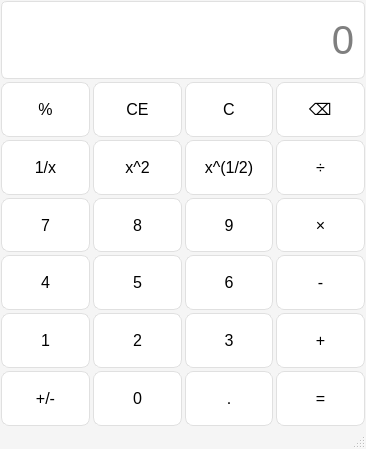
<?xml version="1.0" encoding="UTF-8"?>
<ui version="4.0">
 <class>MainWindow</class>
 <widget class="QMainWindow" name="MainWindow">
  <property name="geometry">
   <rect>
    <x>0</x>
    <y>0</y>
    <width>366</width>
    <height>449</height>
   </rect>
  </property>
  <property name="windowTitle">
   <string>计算器-华子龙-2023414300108</string>
  </property>
  <property name="styleSheet">
   <string notr="true">/* 主窗口背景 */
QMainWindow {
    background-color: #f5f5f5;
}

/* 显示框样式 */
QLineEdit {
    background-color: #ffffff;
    border: 1px solid #e0e0e0;
    border-radius: 6px;
    padding: 8px;
    font-size: 40px;
    min-height: 60px;
}

/* 按钮通用样式 - 调整内边距（上下小、左右大） */
QPushButton {
    background-color: #ffffff;
    border: 1px solid #e0e0e0;
    border-radius: 8px;
    padding: 2px 6px;  /* 上下内边距4px（变小），左右内边距16px（变大） */
    font-size: 16px;
    min-height: 40px;
    min-width: 25px;
}

/* 按钮 hover 效果 */
QPushButton:hover {
    background-color: #f0f0f0;
}

/* 按钮按下效果 */
QPushButton:pressed {
    background-color: #e0e0e0;
}

QPushButton[text=&quot;=&quot;] {
    background-color: #2196f3;
    color: white;
    font-weight: bold;
}

QPushButton[text=&quot;=&quot;]:hover {
    background-color: #1976d2;
}

QPushButton[text=&quot;=&quot;]:pressed {
    background-color: #0d47a1;
}</string>
  </property>
  <widget class="QWidget" name="centralwidget">
   <property name="sizePolicy">
    <sizepolicy hsizetype="Minimum" vsizetype="Minimum">
     <horstretch>0</horstretch>
     <verstretch>0</verstretch>
    </sizepolicy>
   </property>
   <layout class="QVBoxLayout" name="verticalLayout">
    <property name="spacing">
     <number>3</number>
    </property>
    <property name="leftMargin">
     <number>1</number>
    </property>
    <property name="topMargin">
     <number>1</number>
    </property>
    <property name="rightMargin">
     <number>1</number>
    </property>
    <property name="bottomMargin">
     <number>1</number>
    </property>
    <item>
     <layout class="QGridLayout" name="gridLayout">
      <item row="3" column="3">
       <widget class="QPushButton" name="btnMultiply">
        <property name="sizePolicy">
         <sizepolicy hsizetype="Minimum" vsizetype="Minimum">
          <horstretch>0</horstretch>
          <verstretch>0</verstretch>
         </sizepolicy>
        </property>
        <property name="text">
         <string>×</string>
        </property>
       </widget>
      </item>
      <item row="6" column="0">
       <widget class="QPushButton" name="btnSign">
        <property name="sizePolicy">
         <sizepolicy hsizetype="Minimum" vsizetype="Minimum">
          <horstretch>0</horstretch>
          <verstretch>0</verstretch>
         </sizepolicy>
        </property>
        <property name="text">
         <string>+/-</string>
        </property>
       </widget>
      </item>
      <item row="5" column="1">
       <widget class="QPushButton" name="btnNum2">
        <property name="sizePolicy">
         <sizepolicy hsizetype="Minimum" vsizetype="Minimum">
          <horstretch>0</horstretch>
          <verstretch>0</verstretch>
         </sizepolicy>
        </property>
        <property name="text">
         <string>2</string>
        </property>
       </widget>
      </item>
      <item row="4" column="2">
       <widget class="QPushButton" name="btnNum6">
        <property name="sizePolicy">
         <sizepolicy hsizetype="Minimum" vsizetype="Minimum">
          <horstretch>0</horstretch>
          <verstretch>0</verstretch>
         </sizepolicy>
        </property>
        <property name="text">
         <string>6</string>
        </property>
       </widget>
      </item>
      <item row="1" column="2">
       <widget class="QPushButton" name="btnClear">
        <property name="sizePolicy">
         <sizepolicy hsizetype="Minimum" vsizetype="Minimum">
          <horstretch>0</horstretch>
          <verstretch>0</verstretch>
         </sizepolicy>
        </property>
        <property name="text">
         <string>C</string>
        </property>
       </widget>
      </item>
      <item row="3" column="2">
       <widget class="QPushButton" name="btnNum9">
        <property name="sizePolicy">
         <sizepolicy hsizetype="Minimum" vsizetype="Minimum">
          <horstretch>0</horstretch>
          <verstretch>0</verstretch>
         </sizepolicy>
        </property>
        <property name="text">
         <string>9</string>
        </property>
       </widget>
      </item>
      <item row="2" column="3">
       <widget class="QPushButton" name="btnDivide">
        <property name="sizePolicy">
         <sizepolicy hsizetype="Minimum" vsizetype="Minimum">
          <horstretch>0</horstretch>
          <verstretch>0</verstretch>
         </sizepolicy>
        </property>
        <property name="text">
         <string>÷</string>
        </property>
       </widget>
      </item>
      <item row="5" column="2">
       <widget class="QPushButton" name="btnNum3">
        <property name="sizePolicy">
         <sizepolicy hsizetype="Minimum" vsizetype="Minimum">
          <horstretch>0</horstretch>
          <verstretch>0</verstretch>
         </sizepolicy>
        </property>
        <property name="text">
         <string>3</string>
        </property>
       </widget>
      </item>
      <item row="6" column="1">
       <widget class="QPushButton" name="btnNum0">
        <property name="sizePolicy">
         <sizepolicy hsizetype="Minimum" vsizetype="Minimum">
          <horstretch>0</horstretch>
          <verstretch>0</verstretch>
         </sizepolicy>
        </property>
        <property name="text">
         <string>0</string>
        </property>
       </widget>
      </item>
      <item row="1" column="3">
       <widget class="QPushButton" name="btnDel">
        <property name="sizePolicy">
         <sizepolicy hsizetype="Minimum" vsizetype="Minimum">
          <horstretch>0</horstretch>
          <verstretch>0</verstretch>
         </sizepolicy>
        </property>
        <property name="text">
         <string>⌫</string>
        </property>
       </widget>
      </item>
      <item row="5" column="0">
       <widget class="QPushButton" name="btnNum1">
        <property name="sizePolicy">
         <sizepolicy hsizetype="Minimum" vsizetype="Minimum">
          <horstretch>0</horstretch>
          <verstretch>0</verstretch>
         </sizepolicy>
        </property>
        <property name="text">
         <string>1</string>
        </property>
       </widget>
      </item>
      <item row="1" column="1">
       <widget class="QPushButton" name="btnClearAlll">
        <property name="sizePolicy">
         <sizepolicy hsizetype="Minimum" vsizetype="Minimum">
          <horstretch>0</horstretch>
          <verstretch>0</verstretch>
         </sizepolicy>
        </property>
        <property name="text">
         <string>CE</string>
        </property>
       </widget>
      </item>
      <item row="1" column="0">
       <widget class="QPushButton" name="btnPercentage">
        <property name="sizePolicy">
         <sizepolicy hsizetype="Minimum" vsizetype="Minimum">
          <horstretch>0</horstretch>
          <verstretch>0</verstretch>
         </sizepolicy>
        </property>
        <property name="text">
         <string>%</string>
        </property>
       </widget>
      </item>
      <item row="2" column="0">
       <widget class="QPushButton" name="btnInverse">
        <property name="sizePolicy">
         <sizepolicy hsizetype="Minimum" vsizetype="Minimum">
          <horstretch>0</horstretch>
          <verstretch>0</verstretch>
         </sizepolicy>
        </property>
        <property name="text">
         <string>1/x</string>
        </property>
       </widget>
      </item>
      <item row="4" column="1">
       <widget class="QPushButton" name="btnNum5">
        <property name="sizePolicy">
         <sizepolicy hsizetype="Minimum" vsizetype="Minimum">
          <horstretch>0</horstretch>
          <verstretch>0</verstretch>
         </sizepolicy>
        </property>
        <property name="text">
         <string>5</string>
        </property>
       </widget>
      </item>
      <item row="5" column="3">
       <widget class="QPushButton" name="btnPlus">
        <property name="sizePolicy">
         <sizepolicy hsizetype="Minimum" vsizetype="Minimum">
          <horstretch>0</horstretch>
          <verstretch>0</verstretch>
         </sizepolicy>
        </property>
        <property name="text">
         <string>+</string>
        </property>
       </widget>
      </item>
      <item row="6" column="2">
       <widget class="QPushButton" name="btnPriod">
        <property name="sizePolicy">
         <sizepolicy hsizetype="Minimum" vsizetype="Minimum">
          <horstretch>0</horstretch>
          <verstretch>0</verstretch>
         </sizepolicy>
        </property>
        <property name="text">
         <string>.</string>
        </property>
       </widget>
      </item>
      <item row="4" column="3">
       <widget class="QPushButton" name="btnMinus">
        <property name="sizePolicy">
         <sizepolicy hsizetype="Minimum" vsizetype="Minimum">
          <horstretch>0</horstretch>
          <verstretch>0</verstretch>
         </sizepolicy>
        </property>
        <property name="text">
         <string>-</string>
        </property>
       </widget>
      </item>
      <item row="3" column="0">
       <widget class="QPushButton" name="btnNum7">
        <property name="sizePolicy">
         <sizepolicy hsizetype="Minimum" vsizetype="Minimum">
          <horstretch>0</horstretch>
          <verstretch>0</verstretch>
         </sizepolicy>
        </property>
        <property name="text">
         <string>7</string>
        </property>
       </widget>
      </item>
      <item row="4" column="0">
       <widget class="QPushButton" name="btnNum4">
        <property name="sizePolicy">
         <sizepolicy hsizetype="Minimum" vsizetype="Minimum">
          <horstretch>0</horstretch>
          <verstretch>0</verstretch>
         </sizepolicy>
        </property>
        <property name="text">
         <string>4</string>
        </property>
       </widget>
      </item>
      <item row="2" column="1">
       <widget class="QPushButton" name="btnSquare">
        <property name="sizePolicy">
         <sizepolicy hsizetype="Minimum" vsizetype="Minimum">
          <horstretch>0</horstretch>
          <verstretch>0</verstretch>
         </sizepolicy>
        </property>
        <property name="text">
         <string>x^2</string>
        </property>
       </widget>
      </item>
      <item row="6" column="3">
       <widget class="QPushButton" name="btnEqual">
        <property name="sizePolicy">
         <sizepolicy hsizetype="Minimum" vsizetype="Minimum">
          <horstretch>0</horstretch>
          <verstretch>0</verstretch>
         </sizepolicy>
        </property>
        <property name="text">
         <string>=</string>
        </property>
       </widget>
      </item>
      <item row="3" column="1">
       <widget class="QPushButton" name="btnNum8">
        <property name="sizePolicy">
         <sizepolicy hsizetype="Minimum" vsizetype="Minimum">
          <horstretch>0</horstretch>
          <verstretch>0</verstretch>
         </sizepolicy>
        </property>
        <property name="text">
         <string>8</string>
        </property>
       </widget>
      </item>
      <item row="2" column="2">
       <widget class="QPushButton" name="btnSqrt">
        <property name="sizePolicy">
         <sizepolicy hsizetype="Minimum" vsizetype="Minimum">
          <horstretch>0</horstretch>
          <verstretch>0</verstretch>
         </sizepolicy>
        </property>
        <property name="text">
         <string>x^(1/2)</string>
        </property>
       </widget>
      </item>
      <item row="0" column="0" colspan="4">
       <widget class="QLineEdit" name="display">
        <property name="sizePolicy">
         <sizepolicy hsizetype="Minimum" vsizetype="Preferred">
          <horstretch>0</horstretch>
          <verstretch>0</verstretch>
         </sizepolicy>
        </property>
        <property name="alignment">
         <set>Qt::AlignmentFlag::AlignRight|Qt::AlignmentFlag::AlignTrailing|Qt::AlignmentFlag::AlignVCenter</set>
        </property>
        <property name="placeholderText">
         <string>0</string>
        </property>
       </widget>
      </item>
     </layout>
    </item>
   </layout>
  </widget>
  <widget class="QMenuBar" name="menubar">
   <property name="geometry">
    <rect>
     <x>0</x>
     <y>0</y>
     <width>366</width>
     <height>25</height>
    </rect>
   </property>
  </widget>
  <widget class="QStatusBar" name="statusbar"/>
 </widget>
 <resources/>
 <connections/>
</ui>
